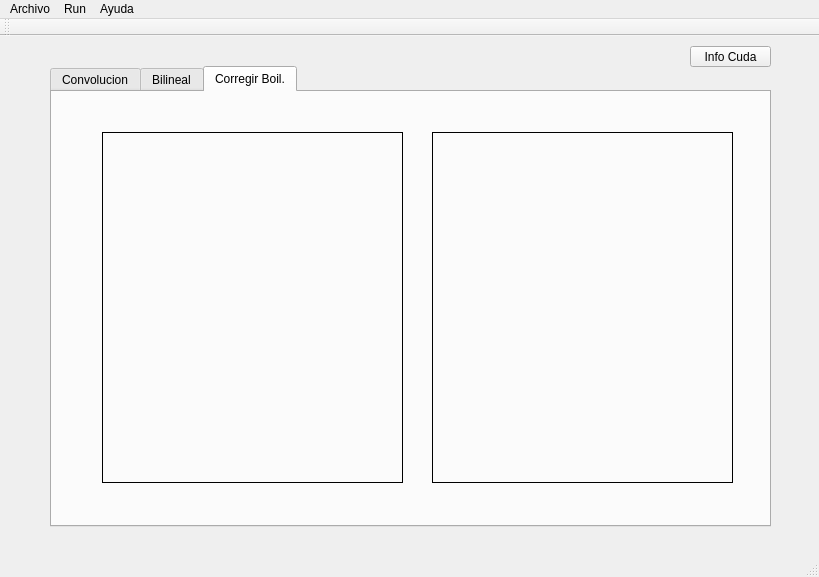
<?xml version="1.0" encoding="UTF-8"?>
<ui version="4.0">
 <class>MainWindow</class>
 <widget class="QMainWindow" name="MainWindow">
  <property name="geometry">
   <rect>
    <x>0</x>
    <y>0</y>
    <width>819</width>
    <height>577</height>
   </rect>
  </property>
  <property name="windowTitle">
   <string>MainWindow</string>
  </property>
  <widget class="QWidget" name="centralWidget">
   <widget class="QPushButton" name="infoCuda">
    <property name="geometry">
     <rect>
      <x>690</x>
      <y>10</y>
      <width>81</width>
      <height>21</height>
     </rect>
    </property>
    <property name="text">
     <string>Info Cuda</string>
    </property>
   </widget>
   <widget class="QTabWidget" name="tabWidget">
    <property name="geometry">
     <rect>
      <x>50</x>
      <y>30</y>
      <width>721</width>
      <height>461</height>
     </rect>
    </property>
    <property name="currentIndex">
     <number>2</number>
    </property>
    <widget class="QWidget" name="tab">
     <attribute name="title">
      <string>Convolucion</string>
     </attribute>
     <widget class="QLabel" name="show_img">
      <property name="geometry">
       <rect>
        <x>50</x>
        <y>50</y>
        <width>301</width>
        <height>351</height>
       </rect>
      </property>
      <property name="styleSheet">
       <string notr="true">border: 1px solid black</string>
      </property>
      <property name="text">
       <string/>
      </property>
     </widget>
     <widget class="QLabel" name="show_imgConv">
      <property name="geometry">
       <rect>
        <x>390</x>
        <y>50</y>
        <width>301</width>
        <height>351</height>
       </rect>
      </property>
      <property name="styleSheet">
       <string notr="true">border: 1px solid black</string>
      </property>
      <property name="text">
       <string/>
      </property>
     </widget>
     <widget class="QRadioButton" name="radioButton_gr">
      <property name="geometry">
       <rect>
        <x>130</x>
        <y>10</y>
        <width>100</width>
        <height>20</height>
       </rect>
      </property>
      <property name="text">
       <string>Grises</string>
      </property>
      <property name="checked">
       <bool>true</bool>
      </property>
     </widget>
     <widget class="QRadioButton" name="radioButton_col">
      <property name="geometry">
       <rect>
        <x>250</x>
        <y>10</y>
        <width>100</width>
        <height>20</height>
       </rect>
      </property>
      <property name="text">
       <string>Color</string>
      </property>
      <property name="checked">
       <bool>false</bool>
      </property>
     </widget>
     <widget class="QLabel" name="label">
      <property name="geometry">
       <rect>
        <x>50</x>
        <y>10</y>
        <width>59</width>
        <height>21</height>
       </rect>
      </property>
      <property name="text">
       <string>Imagen:</string>
      </property>
     </widget>
     <widget class="QLabel" name="infoFiltro">
      <property name="geometry">
       <rect>
        <x>390</x>
        <y>10</y>
        <width>161</width>
        <height>21</height>
       </rect>
      </property>
      <property name="palette">
       <palette>
        <active>
         <colorrole role="WindowText">
          <brush brushstyle="SolidPattern">
           <color alpha="255">
            <red>255</red>
            <green>0</green>
            <blue>0</blue>
           </color>
          </brush>
         </colorrole>
         <colorrole role="Button">
          <brush brushstyle="SolidPattern">
           <color alpha="255">
            <red>239</red>
            <green>84</green>
            <blue>7</blue>
           </color>
          </brush>
         </colorrole>
         <colorrole role="Light">
          <brush brushstyle="SolidPattern">
           <color alpha="255">
            <red>255</red>
            <green>159</green>
            <blue>111</blue>
           </color>
          </brush>
         </colorrole>
         <colorrole role="Midlight">
          <brush brushstyle="SolidPattern">
           <color alpha="255">
            <red>247</red>
            <green>121</green>
            <blue>59</blue>
           </color>
          </brush>
         </colorrole>
         <colorrole role="Dark">
          <brush brushstyle="SolidPattern">
           <color alpha="255">
            <red>119</red>
            <green>42</green>
            <blue>3</blue>
           </color>
          </brush>
         </colorrole>
         <colorrole role="Mid">
          <brush brushstyle="SolidPattern">
           <color alpha="255">
            <red>159</red>
            <green>56</green>
            <blue>4</blue>
           </color>
          </brush>
         </colorrole>
         <colorrole role="Text">
          <brush brushstyle="SolidPattern">
           <color alpha="255">
            <red>255</red>
            <green>0</green>
            <blue>0</blue>
           </color>
          </brush>
         </colorrole>
         <colorrole role="BrightText">
          <brush brushstyle="SolidPattern">
           <color alpha="255">
            <red>255</red>
            <green>255</green>
            <blue>255</blue>
           </color>
          </brush>
         </colorrole>
         <colorrole role="ButtonText">
          <brush brushstyle="SolidPattern">
           <color alpha="255">
            <red>255</red>
            <green>0</green>
            <blue>0</blue>
           </color>
          </brush>
         </colorrole>
         <colorrole role="Base">
          <brush brushstyle="SolidPattern">
           <color alpha="255">
            <red>255</red>
            <green>255</green>
            <blue>255</blue>
           </color>
          </brush>
         </colorrole>
         <colorrole role="Window">
          <brush brushstyle="SolidPattern">
           <color alpha="255">
            <red>239</red>
            <green>84</green>
            <blue>7</blue>
           </color>
          </brush>
         </colorrole>
         <colorrole role="Shadow">
          <brush brushstyle="SolidPattern">
           <color alpha="255">
            <red>0</red>
            <green>0</green>
            <blue>0</blue>
           </color>
          </brush>
         </colorrole>
         <colorrole role="AlternateBase">
          <brush brushstyle="SolidPattern">
           <color alpha="255">
            <red>247</red>
            <green>169</green>
            <blue>131</blue>
           </color>
          </brush>
         </colorrole>
         <colorrole role="ToolTipBase">
          <brush brushstyle="SolidPattern">
           <color alpha="255">
            <red>255</red>
            <green>255</green>
            <blue>220</blue>
           </color>
          </brush>
         </colorrole>
         <colorrole role="ToolTipText">
          <brush brushstyle="SolidPattern">
           <color alpha="255">
            <red>0</red>
            <green>0</green>
            <blue>0</blue>
           </color>
          </brush>
         </colorrole>
        </active>
        <inactive>
         <colorrole role="WindowText">
          <brush brushstyle="SolidPattern">
           <color alpha="255">
            <red>255</red>
            <green>0</green>
            <blue>0</blue>
           </color>
          </brush>
         </colorrole>
         <colorrole role="Button">
          <brush brushstyle="SolidPattern">
           <color alpha="255">
            <red>239</red>
            <green>84</green>
            <blue>7</blue>
           </color>
          </brush>
         </colorrole>
         <colorrole role="Light">
          <brush brushstyle="SolidPattern">
           <color alpha="255">
            <red>255</red>
            <green>159</green>
            <blue>111</blue>
           </color>
          </brush>
         </colorrole>
         <colorrole role="Midlight">
          <brush brushstyle="SolidPattern">
           <color alpha="255">
            <red>247</red>
            <green>121</green>
            <blue>59</blue>
           </color>
          </brush>
         </colorrole>
         <colorrole role="Dark">
          <brush brushstyle="SolidPattern">
           <color alpha="255">
            <red>119</red>
            <green>42</green>
            <blue>3</blue>
           </color>
          </brush>
         </colorrole>
         <colorrole role="Mid">
          <brush brushstyle="SolidPattern">
           <color alpha="255">
            <red>159</red>
            <green>56</green>
            <blue>4</blue>
           </color>
          </brush>
         </colorrole>
         <colorrole role="Text">
          <brush brushstyle="SolidPattern">
           <color alpha="255">
            <red>255</red>
            <green>0</green>
            <blue>0</blue>
           </color>
          </brush>
         </colorrole>
         <colorrole role="BrightText">
          <brush brushstyle="SolidPattern">
           <color alpha="255">
            <red>255</red>
            <green>255</green>
            <blue>255</blue>
           </color>
          </brush>
         </colorrole>
         <colorrole role="ButtonText">
          <brush brushstyle="SolidPattern">
           <color alpha="255">
            <red>255</red>
            <green>0</green>
            <blue>0</blue>
           </color>
          </brush>
         </colorrole>
         <colorrole role="Base">
          <brush brushstyle="SolidPattern">
           <color alpha="255">
            <red>255</red>
            <green>255</green>
            <blue>255</blue>
           </color>
          </brush>
         </colorrole>
         <colorrole role="Window">
          <brush brushstyle="SolidPattern">
           <color alpha="255">
            <red>239</red>
            <green>84</green>
            <blue>7</blue>
           </color>
          </brush>
         </colorrole>
         <colorrole role="Shadow">
          <brush brushstyle="SolidPattern">
           <color alpha="255">
            <red>0</red>
            <green>0</green>
            <blue>0</blue>
           </color>
          </brush>
         </colorrole>
         <colorrole role="AlternateBase">
          <brush brushstyle="SolidPattern">
           <color alpha="255">
            <red>247</red>
            <green>169</green>
            <blue>131</blue>
           </color>
          </brush>
         </colorrole>
         <colorrole role="ToolTipBase">
          <brush brushstyle="SolidPattern">
           <color alpha="255">
            <red>255</red>
            <green>255</green>
            <blue>220</blue>
           </color>
          </brush>
         </colorrole>
         <colorrole role="ToolTipText">
          <brush brushstyle="SolidPattern">
           <color alpha="255">
            <red>0</red>
            <green>0</green>
            <blue>0</blue>
           </color>
          </brush>
         </colorrole>
        </inactive>
        <disabled>
         <colorrole role="WindowText">
          <brush brushstyle="SolidPattern">
           <color alpha="255">
            <red>255</red>
            <green>0</green>
            <blue>0</blue>
           </color>
          </brush>
         </colorrole>
         <colorrole role="Button">
          <brush brushstyle="SolidPattern">
           <color alpha="255">
            <red>239</red>
            <green>84</green>
            <blue>7</blue>
           </color>
          </brush>
         </colorrole>
         <colorrole role="Light">
          <brush brushstyle="SolidPattern">
           <color alpha="255">
            <red>255</red>
            <green>159</green>
            <blue>111</blue>
           </color>
          </brush>
         </colorrole>
         <colorrole role="Midlight">
          <brush brushstyle="SolidPattern">
           <color alpha="255">
            <red>247</red>
            <green>121</green>
            <blue>59</blue>
           </color>
          </brush>
         </colorrole>
         <colorrole role="Dark">
          <brush brushstyle="SolidPattern">
           <color alpha="255">
            <red>119</red>
            <green>42</green>
            <blue>3</blue>
           </color>
          </brush>
         </colorrole>
         <colorrole role="Mid">
          <brush brushstyle="SolidPattern">
           <color alpha="255">
            <red>159</red>
            <green>56</green>
            <blue>4</blue>
           </color>
          </brush>
         </colorrole>
         <colorrole role="Text">
          <brush brushstyle="SolidPattern">
           <color alpha="255">
            <red>255</red>
            <green>0</green>
            <blue>0</blue>
           </color>
          </brush>
         </colorrole>
         <colorrole role="BrightText">
          <brush brushstyle="SolidPattern">
           <color alpha="255">
            <red>255</red>
            <green>255</green>
            <blue>255</blue>
           </color>
          </brush>
         </colorrole>
         <colorrole role="ButtonText">
          <brush brushstyle="SolidPattern">
           <color alpha="255">
            <red>255</red>
            <green>0</green>
            <blue>0</blue>
           </color>
          </brush>
         </colorrole>
         <colorrole role="Base">
          <brush brushstyle="SolidPattern">
           <color alpha="255">
            <red>239</red>
            <green>84</green>
            <blue>7</blue>
           </color>
          </brush>
         </colorrole>
         <colorrole role="Window">
          <brush brushstyle="SolidPattern">
           <color alpha="255">
            <red>239</red>
            <green>84</green>
            <blue>7</blue>
           </color>
          </brush>
         </colorrole>
         <colorrole role="Shadow">
          <brush brushstyle="SolidPattern">
           <color alpha="255">
            <red>0</red>
            <green>0</green>
            <blue>0</blue>
           </color>
          </brush>
         </colorrole>
         <colorrole role="AlternateBase">
          <brush brushstyle="SolidPattern">
           <color alpha="255">
            <red>239</red>
            <green>84</green>
            <blue>7</blue>
           </color>
          </brush>
         </colorrole>
         <colorrole role="ToolTipBase">
          <brush brushstyle="SolidPattern">
           <color alpha="255">
            <red>255</red>
            <green>255</green>
            <blue>220</blue>
           </color>
          </brush>
         </colorrole>
         <colorrole role="ToolTipText">
          <brush brushstyle="SolidPattern">
           <color alpha="255">
            <red>0</red>
            <green>0</green>
            <blue>0</blue>
           </color>
          </brush>
         </colorrole>
        </disabled>
       </palette>
      </property>
      <property name="styleSheet">
       <string notr="true">color : red; </string>
      </property>
      <property name="text">
       <string/>
      </property>
     </widget>
    </widget>
    <widget class="QWidget" name="tab_2">
     <attribute name="title">
      <string>Bilineal</string>
     </attribute>
     <widget class="QLabel" name="show_imgBi">
      <property name="geometry">
       <rect>
        <x>50</x>
        <y>40</y>
        <width>301</width>
        <height>351</height>
       </rect>
      </property>
      <property name="styleSheet">
       <string notr="true">border: 1px solid black</string>
      </property>
      <property name="text">
       <string/>
      </property>
     </widget>
     <widget class="QLabel" name="show_imgBilineal">
      <property name="geometry">
       <rect>
        <x>380</x>
        <y>40</y>
        <width>301</width>
        <height>351</height>
       </rect>
      </property>
      <property name="styleSheet">
       <string notr="true">border: 1px solid black</string>
      </property>
      <property name="text">
       <string/>
      </property>
     </widget>
    </widget>
    <widget class="QWidget" name="tab_3">
     <attribute name="title">
      <string>Corregir Boil.</string>
     </attribute>
     <widget class="QLabel" name="show_imgBilineal2">
      <property name="geometry">
       <rect>
        <x>50</x>
        <y>40</y>
        <width>301</width>
        <height>351</height>
       </rect>
      </property>
      <property name="styleSheet">
       <string notr="true">border: 1px solid black</string>
      </property>
      <property name="text">
       <string/>
      </property>
     </widget>
     <widget class="QLabel" name="show_imgBi_coreg">
      <property name="geometry">
       <rect>
        <x>380</x>
        <y>40</y>
        <width>301</width>
        <height>351</height>
       </rect>
      </property>
      <property name="styleSheet">
       <string notr="true">border: 1px solid black</string>
      </property>
      <property name="text">
       <string/>
      </property>
     </widget>
    </widget>
   </widget>
  </widget>
  <widget class="QMenuBar" name="menuBar">
   <property name="geometry">
    <rect>
     <x>0</x>
     <y>0</y>
     <width>819</width>
     <height>19</height>
    </rect>
   </property>
   <widget class="QMenu" name="menuArchivo">
    <property name="title">
     <string>Archivo</string>
    </property>
    <addaction name="actionAbrir"/>
    <addaction name="actionAbrir_Filtro"/>
    <addaction name="separator"/>
    <addaction name="actionGuardar"/>
    <addaction name="actionCerrar"/>
    <addaction name="actionSalir"/>
   </widget>
   <widget class="QMenu" name="menuRun">
    <property name="title">
     <string>Run</string>
    </property>
    <addaction name="actionConvolucion"/>
    <addaction name="actionBilinieal"/>
    <addaction name="actionCorreccion_Bil"/>
   </widget>
   <widget class="QMenu" name="menuAyuda">
    <property name="title">
     <string>Ayuda</string>
    </property>
    <addaction name="actionAyuda"/>
   </widget>
   <addaction name="menuArchivo"/>
   <addaction name="menuRun"/>
   <addaction name="menuAyuda"/>
  </widget>
  <widget class="QToolBar" name="mainToolBar">
   <attribute name="toolBarArea">
    <enum>TopToolBarArea</enum>
   </attribute>
   <attribute name="toolBarBreak">
    <bool>false</bool>
   </attribute>
  </widget>
  <widget class="QStatusBar" name="statusBar"/>
  <action name="actionAbrir">
   <property name="text">
    <string>Abrir</string>
   </property>
  </action>
  <action name="actionAbrir_Filtro">
   <property name="text">
    <string>Abrir Filtro</string>
   </property>
  </action>
  <action name="actionCerrar">
   <property name="text">
    <string>Cerrar</string>
   </property>
   <property name="shortcut">
    <string>Ctrl+W</string>
   </property>
  </action>
  <action name="actionSalir">
   <property name="text">
    <string>Salir</string>
   </property>
   <property name="shortcut">
    <string>Ctrl+Q</string>
   </property>
  </action>
  <action name="actionConvolucion">
   <property name="enabled">
    <bool>false</bool>
   </property>
   <property name="text">
    <string>Convolucion</string>
   </property>
   <property name="shortcut">
    <string>Ctrl+Shift+C</string>
   </property>
  </action>
  <action name="actionBilinieal">
   <property name="enabled">
    <bool>true</bool>
   </property>
   <property name="text">
    <string>Bilinieal</string>
   </property>
   <property name="shortcut">
    <string>Ctrl+Shift+B</string>
   </property>
  </action>
  <action name="actionAyuda">
   <property name="text">
    <string>Ayuda</string>
   </property>
  </action>
  <action name="actionGuardar">
   <property name="text">
    <string>Guardar</string>
   </property>
  </action>
  <action name="actionCorreccion_Bil">
   <property name="text">
    <string>Correccion Bil.</string>
   </property>
  </action>
 </widget>
 <layoutdefault spacing="6" margin="11"/>
 <resources/>
 <connections/>
</ui>
